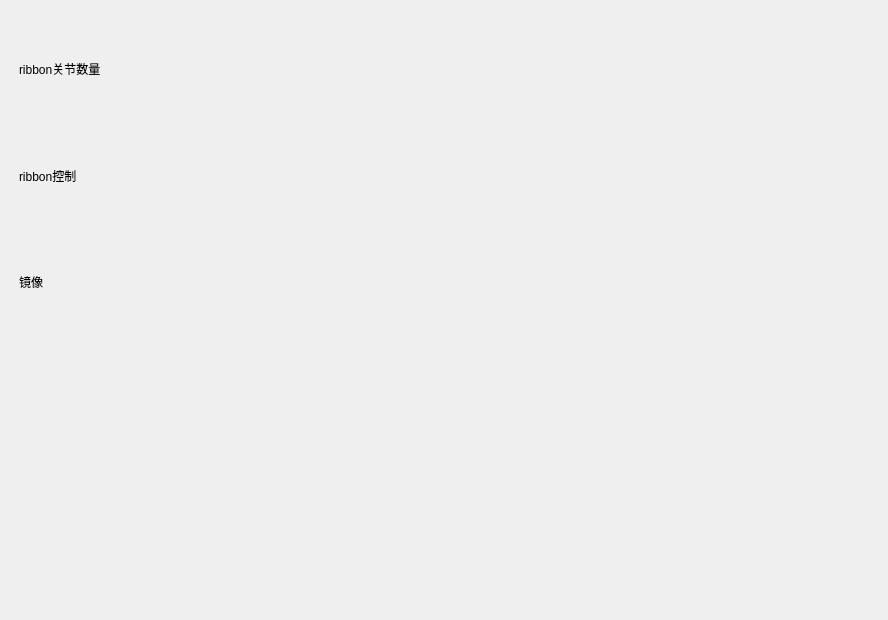
<?xml version="1.0" encoding="UTF-8"?>
<ui version="4.0">
 <class>Form</class>
 <widget class="QWidget" name="Form">
  <property name="geometry">
   <rect>
    <x>0</x>
    <y>0</y>
    <width>888</width>
    <height>620</height>
   </rect>
  </property>
  <property name="windowTitle">
   <string>Form</string>
  </property>
  <widget class="QStackedWidget" name="property_StackedWidget">
   <property name="geometry">
    <rect>
     <x>10</x>
     <y>10</y>
     <width>561</width>
     <height>331</height>
    </rect>
   </property>
   <widget class="QWidget" name="arm_rig_property_widget" native="true">
    <layout class="QVBoxLayout" name="verticalLayout">
     <item>
      <widget class="QLabel" name="label_3">
       <property name="text">
        <string>ribbon关节数量</string>
       </property>
      </widget>
     </item>
     <item>
      <widget class="QLabel" name="label_2">
       <property name="text">
        <string>ribbon控制</string>
       </property>
      </widget>
     </item>
     <item>
      <widget class="QLabel" name="label">
       <property name="text">
        <string>镜像</string>
       </property>
      </widget>
     </item>
    </layout>
    <zorder>label_2</zorder>
    <zorder>label</zorder>
    <zorder>label_3</zorder>
   </widget>
  </widget>
 </widget>
 <resources/>
 <connections/>
</ui>
